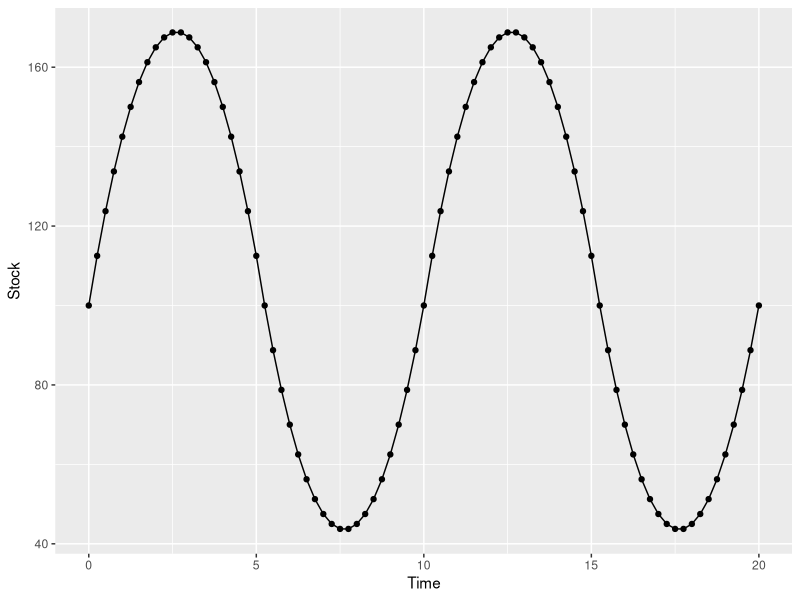

R code for this plot:
#Nigel McIntyre 12393921
library(deSolve)  
library(ggplot2) 


START<-0; FINISH<-20; STEP<-0.25; 
# setting the time the simulation will run for and in what increments
simtime <- seq(START, FINISH, by=STEP)
#initial stock value
stocks<-(100)
#creating flow vectors inflow
inflowdown <- seq(100, 0, by=-5)
inflowup <- seq(5, 100, by=5)
inflowdown2 <- seq(95, 0, by=-5)
netinflow <- c(inflowdown,inflowup,inflowdown2,inflowup)
outflow <-rep(50,81)

#data frame of time inflow and outflow
x <-data.frame(simtime, netinflow, outflow)
#getting the net flow by subracting inflow and outflow in data frame
netflow <- (x$netinflow- x$outflow)
#for loop to repeat the equation at each time interval
for (i in 2:length(simtime)){
  #current stock = previous stock + previous flow * dt
  stocks[i]=stocks[i-1]+netflow[i-1]*STEP;
  
}

#data frame for time stocks and flow to b used to plot
o<-data.frame(simtime, stocks, netflow)

#plotting data frame o
qplot(data=o, x=o$simtime, y=o$stocks,
      geom=c("line","point"),xlab="Time",ylab="Stock")
